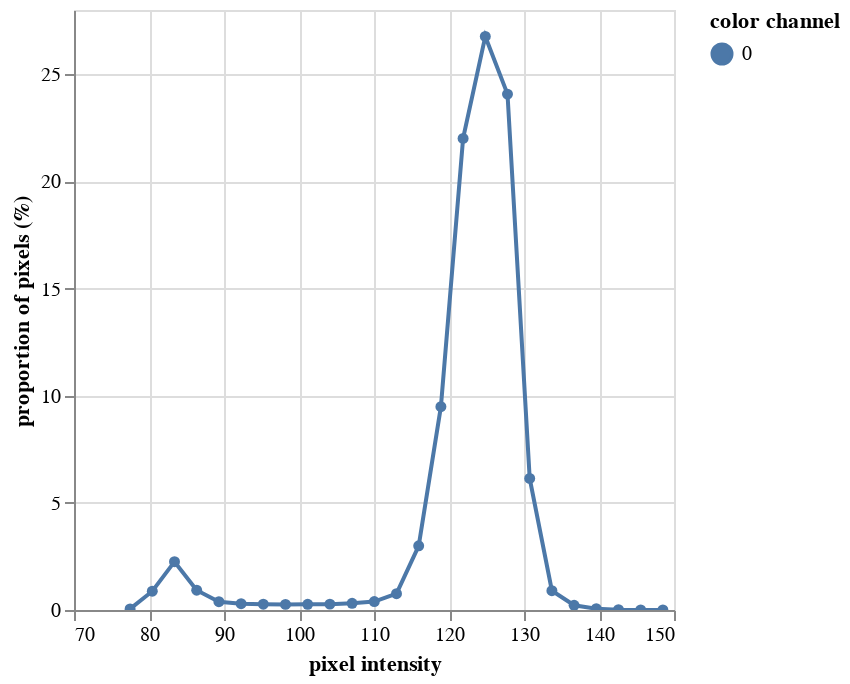

The code cell stored with this chart in its notebook:
### Markdown cell above
## Visualize the distribution of grayscale values

A histogram can be used to visualize the distribution of values
in an image. The histogram can aid in the selection of a
threshold value. This is NOT helpful in parallel, only while building a workflow. 

For this image, the large peak between 100-140 are from the
brighter background pixels. The smaller peak between 80-90
are the darker plant pixels.

### Code cell
hist = pcv.visualize.histogram(img=a, bins=25)

### Figure 1 — Vega-Lite specification as saved in the notebook (floating-point values rounded to 4 significant figures)
{"config": {"view": {"continuousWidth": 300, "continuousHeight": 300}}, "data": {"name": "data-a03c34df383aac4cf5267aaab8ff0985"}, "mark": {"type": "line", "point": true}, "encoding": {"color": {"field": "color channel", "type": "nominal"}, "tooltip": [{"field": "pixel intensity", "type": "quantitative"}, {"field": "proportion of pixels (%)", "type": "quantitative"}], "x": {"field": "pixel intensity", "type": "quantitative"}, "y": {"field": "proportion of pixels (%)", "type": "quantitative"}}, "params": [{"name": "param_1", "select": {"type": "interval", "encodings": ["x", "y"]}, "bind": "scales"}], "$schema": "https://vega.github.io/schema/vega-lite/v5.16.3.json", "datasets": {"data-a03c34df383aac4cf5267aaab8ff0985": [{"pixel intensity": 77.48, "proportion of pixels (%)": 0.04979, "hist_count": 2509, "color channel": "0"}, {"pixel intensity": 80.44, "proportion of pixels (%)": 0.8777, "hist_count": 44225, "color channel": "0"}, {"pixel intensity": 83.4, "proportion of pixels (%)": 2.256, "hist_count": 113655, "color channel": "0"}, {"pixel intensity": 86.36, "proportion of pixels (%)": 0.9251, "hist_count": 46614, "color channel": "0"}, {"pixel intensity": 89.32, "proportion of pixels (%)": 0.3859, "hist_count": 19443, "color channel": "0"}, {"pixel intensity": 92.28, "proportion of pixels (%)": 0.2941, "hist_count": 14819, "color channel": "0"}, {"pixel intensity": 95.24, "proportion of pixels (%)": 0.273, "hist_count": 13757, "color channel": "0"}, {"pixel intensity": 98.2, "proportion of pixels (%)": 0.2618, "hist_count": 13193, "color channel": "0"}, {"pixel intensity": 101.2, "proportion of pixels (%)": 0.2678, "hist_count": 13493, "color channel": "0"}, {"pixel intensity": 104.1, "proportion of pixels (%)": 0.2733, "hist_count": 13772, "color channel": "0"}, {"pixel intensity": 107.1, "proportion of pixels (%)": 0.3106, "hist_count": 15651, "color channel": "0"}, {"pixel intensity": 110.0, "proportion of pixels (%)": 0.3948, "hist_count": 19894, "color channel": "0"}, {"pixel intensity": 113.0, "proportion of pixels (%)": 0.7599, "hist_count": 38292, "color channel": "0"}, {"pixel intensity": 116.0, "proportion of pixels (%)": 2.995, "hist_count": 150927, "color channel": "0"}, {"pixel intensity": 118.9, "proportion of pixels (%)": 9.488, "hist_count": 478103, "color channel": "0"}, {"pixel intensity": 121.9, "proportion of pixels (%)": 22.01, "hist_count": 1108975, "color channel": "0"}, {"pixel intensity": 124.8, "proportion of pixels (%)": 26.77, "hist_count": 1348715, "color channel": "0"}, {"pixel intensity": 127.8, "proportion of pixels (%)": 24.07, "hist_count": 1213100, "color channel": "0"}, {"pixel intensity": 130.8, "proportion of pixels (%)": 6.138, "hist_count": 309305, "color channel": "0"}, {"pixel intensity": 133.7, "proportion of pixels (%)": 0.8988, "hist_count": 45287, "color channel": "0"}, {"pixel intensity": 136.7, "proportion of pixels (%)": 0.221, "hist_count": 11134, "color channel": "0"}, {"pixel intensity": 139.6, "proportion of pixels (%)": 0.05954, "hist_count": 3000, "color channel": "0"}, {"pixel intensity": 142.6, "proportion of pixels (%)": 0.01532, "hist_count": 772, "color channel": "0"}, {"pixel intensity": 145.6, "proportion of pixels (%)": 0.003691, "hist_count": 186, "color channel": "0"}, {"pixel intensity": 148.5, "proportion of pixels (%)": 0.0005358, "hist_count": 27, "color channel": "0"}]}}
